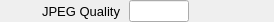
    <widget class="PyDMFrame" name="composite_6">
      <property name="geometry">
        <rect>
          <x>764</x>
          <y>173</y>
          <width>274</width>
          <height>22</height>
        </rect>
      </property>
      <property name="rules" stdset="0">
        <string>[{&quot;name&quot;: &quot;visibility&quot;, &quot;property&quot;: &quot;Visible&quot;, &quot;channels&quot;: [{&quot;channel&quot;: &quot;${prefix}FileFormat&quot;, &quot;trigger&quot;: true}], &quot;expression&quot;: &quot;ch[0]==jpeg&quot;}]</string>
      </property>
      <widget class="QLabel" name="text_13">
        <property name="geometry">
          <rect>
            <x>0</x>
            <y>1</y>
            <width>120</width>
            <height>20</height>
          </rect>
        </property>
        <property name="text">
          <string>JPEG Quality</string>
        </property>
        <property name="font" stdset="0">
          <font>
            <pointsize>10</pointsize>
          </font>
        </property>
        <property name="brush" stdset="0">
          <brush brushstyle="SolidPattern">
            <color alpha="255">
              <red>0</red>
              <green>0</green>
              <blue>0</blue>
            </color>
          </brush>
        </property>
        <property name="toolTip">
          <string>text_13</string>
        </property>
        <property name="alignment">
          <set>Qt::AlignRight|Qt::AlignTrailing|Qt::AlignVCenter</set>
        </property>
        <property name="styleSheet">
          <string notr="true">QLabel#text_13 {
  color: rgb(0, 0, 0);
  }</string>
        </property>
      </widget>
      <widget class="PyDMLineEdit" name="text_entry_4">
        <property name="geometry">
          <rect>
            <x>129</x>
            <y>0</y>
            <width>60</width>
            <height>22</height>
          </rect>
        </property>
        <property name="channel" stdset="0">
          <string>ca://${prefix}JPEGQuality</string>
        </property>
        <property name="toolTip">
          <string>${prefix}JPEGQuality</string>
        </property>
        <property name="font" stdset="0">
          <font>
            <pointsize>10</pointsize>
          </font>
        </property>
        <property name="styleSheet">
          <string notr="true">PyDMLineEdit#text_entry_4 {
  color: rgb(0, 0, 0);
  background-color: rgb(115, 223, 255);
  border: 1px solid black;
  margin: 0px;
  padding: 0px;
  spacing: 0px;
  }</string>
        </property>
      </widget>
      <widget class="PyDMLabel" name="text_update_13">
        <property name="geometry">
          <rect>
            <x>194</x>
            <y>2</y>
            <width>80</width>
            <height>18</height>
          </rect>
        </property>
        <property name="toolTip">
          <string>PV: ${prefix}JPEGQuality_RBV</string>
        </property>
        <property name="channel" stdset="0">
          <string>ca://${prefix}JPEGQuality_RBV</string>
        </property>
        <property name="font" stdset="0">
          <font>
            <pointsize>10</pointsize>
          </font>
        </property>
        <property name="alignment">
          <set>Qt::AlignLeading|Qt::AlignLeft|Qt::AlignVCenter</set>
        </property>
        <property name="textInteractionFlags">
          <set>Qt::TextSelectableByKeyboard|Qt::TextSelectableByMouse</set>
        </property>
        <property name="styleSheet">
          <string notr="true">PyDMLabel#text_update_13 {
  color: rgb(10, 0, 184);
  background-color: rgb(187, 187, 187);
  }</string>
        </property>
      </widget>
    </widget>
